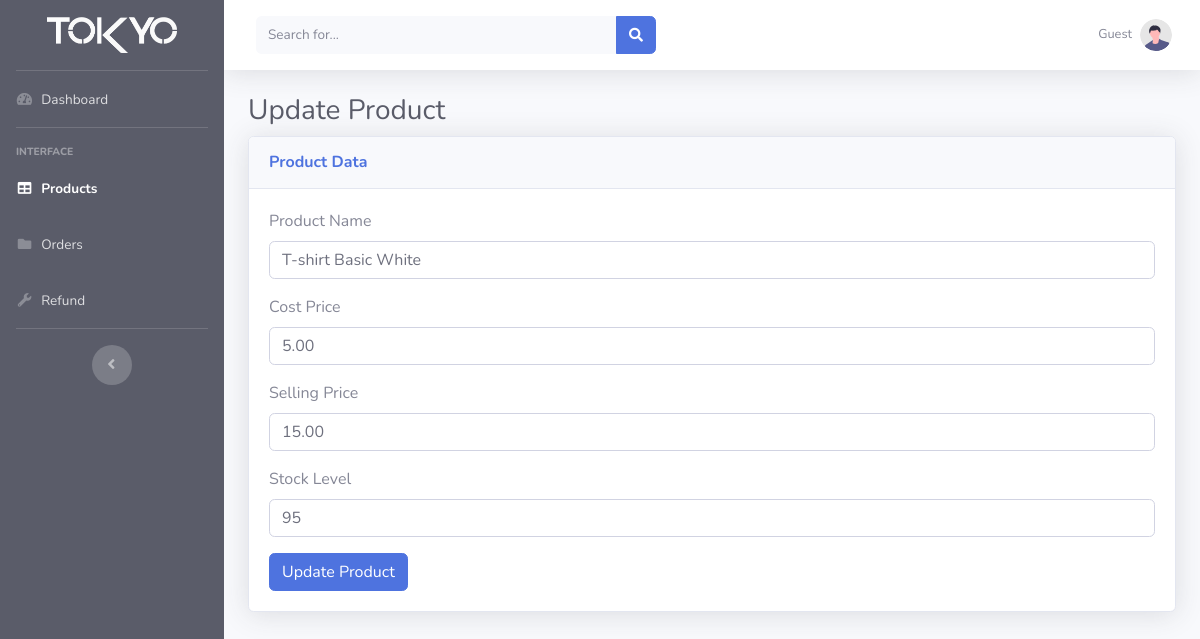
The app's page /update_product.php?edit_product_id=1 with its own data.
### tables this page shows
CREATE TABLE `products` (
  `product_id` int(11) NOT NULL,
  `product_name` varchar(100) NOT NULL,
  `cost_price` decimal(10,2) NOT NULL,
  `selling_price` decimal(10,2) NOT NULL,
  `category` varchar(100) DEFAULT NULL,
  `stock_level` int(11) NOT NULL DEFAULT 0,
  `reorder_point` int(11) DEFAULT 5,
  `deleted_at` timestamp NULL DEFAULT NULL,
  `created_at` timestamp NOT NULL DEFAULT current_timestamp(),
  `net_profit` decimal(10,2) GENERATED ALWAYS AS (`selling_price` - `cost_price`) STORED
);

### update_product.php (the view, shortened to what this page needs)
<?php
include 'db_connection.php';
if (isset($_SESSION['username'])) {
    $user_id = $_SESSION['user_id'];
    if ($conn->connect_error) {
        die("Connection failed: " . $conn->connect_error);
    }
    $stmt = $conn->prepare("SELECT username FROM users WHERE user_id = ?");
    $stmt->bind_param("i", $user_id);
    $stmt->execute();
    $result = $stmt->get_result();
    if ($result->num_rows > 0) {
        $user = $result->fetch_assoc();
        $username = htmlspecialchars($user['username'], ENT_QUOTES, 'UTF-8');
    } else {
        header("Location: login.php");
        exit;
    }
} else {
    $username = 'Guest';
}
$product_id = $product_name = $cost_price = $selling_price = $stock_level = '';
if (isset($_GET['edit_product_id'])) {
    $product_id = (int)$_GET['edit_product_id'];
    $sql_fetch = "SELECT product_name, cost_price, selling_price, stock_level FROM products WHERE product_id = ?";
    $stmt = $conn->prepare($sql_fetch);
    $stmt->bind_param("i", $product_id);
    $stmt->execute();
    $stmt->bind_result($product_name, $cost_price, $selling_price, $stock_level);
}
?>
<!DOCTYPE html>
<html lang="en">
<head>
    <link href="vendor/fontawesome-free/css/all.min.css" rel="stylesheet" type="text/css">
    <link href="css/sb-admin-2.min.css" rel="stylesheet">
    <link href="vendor/datatables/dataTables.bootstrap4.min.css" rel="stylesheet">
</head>
<body id="page-top">
    <div id="wrapper">
        <ul class="navbar-nav bg-dark sidebar sidebar-dark accordion" id="accordionSidebar">
            <a class="sidebar-brand d-flex align-items-center justify-content-center" href="index.html">
                <div class="sidebar-brand-icon">
                    <img src="img/tokyo-white-bg.png" width="130" />
                </div>
            </a>
            <hr class="sidebar-divider my-0">
            <li class="nav-item ">
                <a class="nav-link" href="super_admin_dashboard.php">
                    <i class="fas fa-fw fa-tachometer-alt"></i>
                    <span>Dashboard</span></a>
            </li>
            <hr class="sidebar-divider" />
            <div class="sidebar-heading">Interface</div>
            <li class="nav-item active">
                <a class="nav-link" href="products.php">
                    <i class="fas fa-fw fa-table"></i>
                    <span>Products</span></a>
            </li>
            <li class="nav-item">
                <a class="nav-link" href="orders.php">
                    <i class="fas fa-fw fa-folder"></i>
                    <span>Orders</span></a>
            </li>
            <li class="nav-item">
                <a class="nav-link" href="refund.php">
                    <i class="fas fa-fw fa-wrench"></i>
                    <span>Refund</span></a>
            </li>
            <hr class="sidebar-divider d-none d-md-block">
            <div class="text-center d-none d-md-inline">
                <button class="rounded-circle border-0" id="sidebarToggle"></button>
            </div>
        </ul>
        <div id="content-wrapper" class="d-flex flex-column">
            <div id="content">
                <nav class="navbar navbar-expand navbar-light bg-white topbar mb-4 static-top shadow">
                    <form
                        class="d-none d-sm-inline-block form-inline mr-auto ml-md-3 my-2 my-md-0 mw-100 navbar-search">
                        <div class="input-group">
                            <input type="text" class="form-control bg-light border-0 small" placeholder="Search for..."
                                aria-label="Search" aria-describedby="basic-addon2" />
                            <div class="input-group-append">
                                <button class="btn btn-primary" type="button">
                                    <i class="fas fa-search fa-sm"></i>
                                </button>
                            </div>
                        </div>
                    </form>
                    <ul class="navbar-nav ml-auto">
                        <li class="nav-item dropdown no-arrow">
                            <a class="nav-link dropdown-toggle" href="#" id="userDropdown" role="button"
                                data-toggle="dropdown" aria-haspopup="true" aria-expanded="false">
                                <span
                                    class="mr-2 d-none d-lg-inline text-gray-600 small"><?php echo $username; ?></span>
                                <img class="img-profile rounded-circle" src="img/undraw_profile.svg" />
                            </a>
                        </li>
                    </ul>
                </nav>
                <div class="container-fluid">
                    <h1 class="h3 mb-2 text-gray-800">Update Product</h1>
                    <div class="card shadow mb-4">
                        <div class="card-header py-3">
                            <h6 class="m-0 font-weight-bold text-primary">Product Data</h6>
                        </div>
                        <div class="card-body">
                            <form method="POST" action="">
                                <div class="form-group">
                                    <label for="product_name">Product Name</label>
                                    <input type="text" class="form-control" id="product_name" name="product_name"
                                        value="<?php echo htmlspecialchars($product_name); ?>" required>
                                </div>
                                <div class="form-group">
                                    <label for="cost_price">Cost Price</label>
                                    <input type="number" step="0.01" class="form-control" id="cost_price"
                                        name="cost_price" value="<?php echo htmlspecialchars($cost_price); ?>" required>
                                </div>
                                <div class="form-group">
                                    <label for="selling_price">Selling Price</label>
                                    <input type="number" step="0.01" class="form-control" id="selling_price"
                                        name="selling_price" value="<?php echo htmlspecialchars($selling_price); ?>"
                                        required>
                                </div>
                                <div class="form-group">
                                    <label for="stock_level">Stock Level</label>
                                    <input type="number" class="form-control" id="stock_level" name="stock_level"
                                        value="<?php echo htmlspecialchars($stock_level); ?>" required>
                                </div>
                                <button type="submit" name="update_product" class="btn btn-primary">Update
                                    Product</button>
                            </form>
                        </div>
                    </div>
                </div>
            </div>
        </div>
    </div>
</body>
</html>

### records on screen
products: product_name "T-shirt Basic White", cost_price "5.00", selling_price "15.00", stock_level "95"

### other values on screen
$username "Guest"
